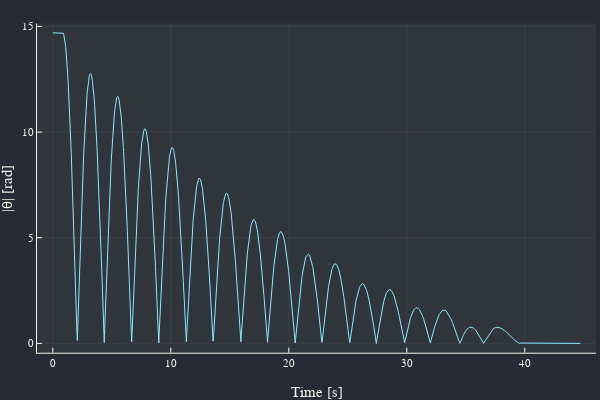

Notebook source saved alongside this figure:
### Markdown cell above
#### Gögn 2 nema abs

### Code cell
plot(data2[!,1], abs.(data2[!,2]),
xlabel = "Time [s]",
ylab = "|θ| [rad]",
labels = :none)

### Figure 1 — Plotly figure (JSON) as saved in the notebook; plotly's stock layout.template omitted (floating-point values rounded to 4 significant figures; data arrays with more than 128 entries replaced by an {"elided": "..."} marker saying what was removed)
{"data": [{"colorbar": {"title": ""}, "legendgroup": "", "line": {"color": "rgba(139, 233, 253, 1.000)", "dash": "solid", "shape": "linear", "width": 1}, "mode": "lines", "name": "", "showlegend": false, "type": "scatter", "x": {"elided": "2236 float values"}, "xaxis": "x", "y": {"elided": "2236 float values"}, "yaxis": "y", "zmax": null, "zmin": null}], "layout": {"annotations": [], "height": 400, "legend": {"bgcolor": "rgba(40, 42, 54, 1.000)", "bordercolor": "rgba(248, 248, 242, 1.000)", "borderwidth": 1, "font": {"color": "rgba(248, 248, 242, 1.000)", "family": "sans-serif", "size": 11}, "title": {"font": {"color": "rgba(248, 248, 242, 1.000)", "family": "sans-serif", "size": 15}, "text": ""}, "tracegroupgap": 0, "traceorder": "normal", "x": 1, "xanchor": "auto", "y": 1, "yanchor": "auto"}, "margin": {"b": 20, "l": 0, "r": 0, "t": 20}, "paper_bgcolor": "rgba(40, 42, 54, 1.000)", "plot_bgcolor": "rgba(48, 52, 59, 1.000)", "showlegend": true, "width": 600, "xaxis": {"anchor": "y", "domain": [0.06165, 0.9934], "gridcolor": "rgba(248, 248, 242, 0.100)", "gridwidth": 0.5, "linecolor": "rgba(248, 248, 242, 1.000)", "mirror": false, "range": [-1.341, 46.04], "showgrid": true, "showline": true, "showticklabels": true, "tickangle": 0, "tickcolor": "rgb(248, 248, 242)", "tickfont": {"color": "rgba(248, 248, 242, 1.000)", "family": "sans-serif", "size": 11}, "tickmode": "array", "ticks": "inside", "ticktext": ["0", "10", "20", "30", "40"], "tickvals": [0, 10, 20, 30, 40], "title": "Time [s]", "titlefont": {"color": "rgba(248, 248, 242, 1.000)", "family": "sans-serif", "size": 15}, "type": "-", "visible": true, "zeroline": false, "zerolinecolor": "rgba(248, 248, 242, 1.000)"}, "yaxis": {"anchor": "x", "domain": [0.07581, 0.9902], "gridcolor": "rgba(248, 248, 242, 0.100)", "gridwidth": 0.5, "linecolor": "rgba(248, 248, 242, 1.000)", "mirror": false, "range": [-0.4409, 15.14], "showgrid": true, "showline": true, "showticklabels": true, "tickangle": 0, "tickcolor": "rgb(248, 248, 242)", "tickfont": {"color": "rgba(248, 248, 242, 1.000)", "family": "sans-serif", "size": 11}, "tickmode": "array", "ticks": "inside", "ticktext": ["0", "5", "10", "15"], "tickvals": [0, 5, 10, 15], "title": "|θ| [rad]", "titlefont": {"color": "rgba(248, 248, 242, 1.000)", "family": "sans-serif", "size": 15}, "type": "-", "visible": true, "zeroline": false, "zerolinecolor": "rgba(248, 248, 242, 1.000)"}}}
